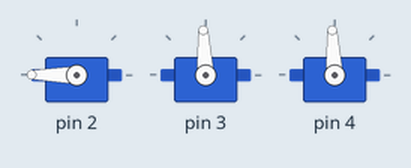
Recording of a sketch running on a simulated Arduino Uno, built with avr-gcc and run on an emulated ATmega328P. Shown: 3 × servo.

Above: at 0.05 s.
At 1.8 s:
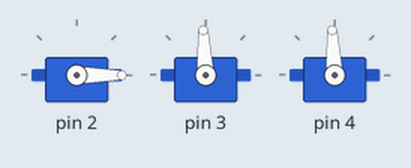
At 4.85 s:
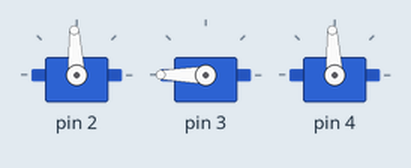
At 6.6 s:
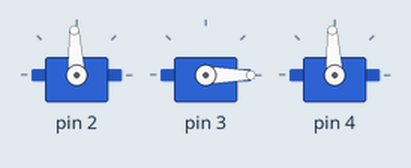
At 10.1 s:
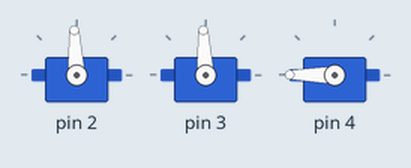
At 14.4 s:
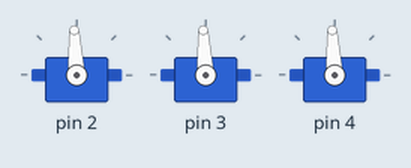
Timing chart, 0 to 18.7 s (numbered marks = the images above):
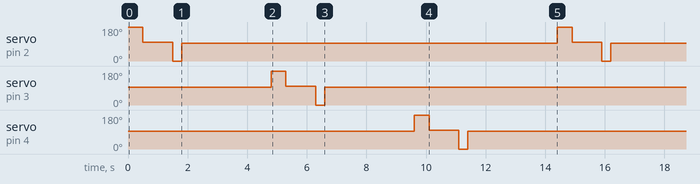

The sketch:

elektroProsjekt_servo.ino
```cpp
#include <Servo.h>

//========================Ceates Servo objects===============================//
const int numberOfServos = 3;            // Number of servos
Servo servo[numberOfServos];         // Creates array, counting from 0
//===========================================================================//


void setup() {
//========================Attach servos=====================================//
  for(int i=0; i < (numberOfServos); i++) {
    servo[i].attach(2+i);                       //Available pins: 2 - 8
    servo[i].writeMicroseconds(1500);           // Initializing stand still
  }
//==========================================================================//
}


void loop() {

  openValve(1);
  delay(3000);
  openValve(2);
  delay(3000);
  openValve(3);
delay(3000);
}


//========================Function openValve================================//
//  openValve will activate the servo attached to the corresponding valve.
//  Input: servo number counting from 1.
//==========================================================================//

void openValve(int servoNumber) {

    int servoNum = (servoNumber-1);            // Makes it count from 0 in array

    servo[servoNum].writeMicroseconds(2400);     // Open
    delay(500);
    servo[servoNum].writeMicroseconds(1550);     // hold
    delay(1000);
    servo[servoNum].writeMicroseconds(544);      // Close
    delay(300);
    servo[servoNum].writeMicroseconds(1500);     // Still
  }
//==========================================================================//
```

Measured:
- by itself, servo on pin 2: repeats every 14.4 s: 0° 0.30 s, 93° 12.6 s, 180° 0.50 s, 98° 1.0 s
- by itself, servo on pin 3, servo on pin 4: repeats every 14.4 s: 98° 1.0 s, 0° 0.30 s, 93° 12.6 s, 180° 0.50 s
